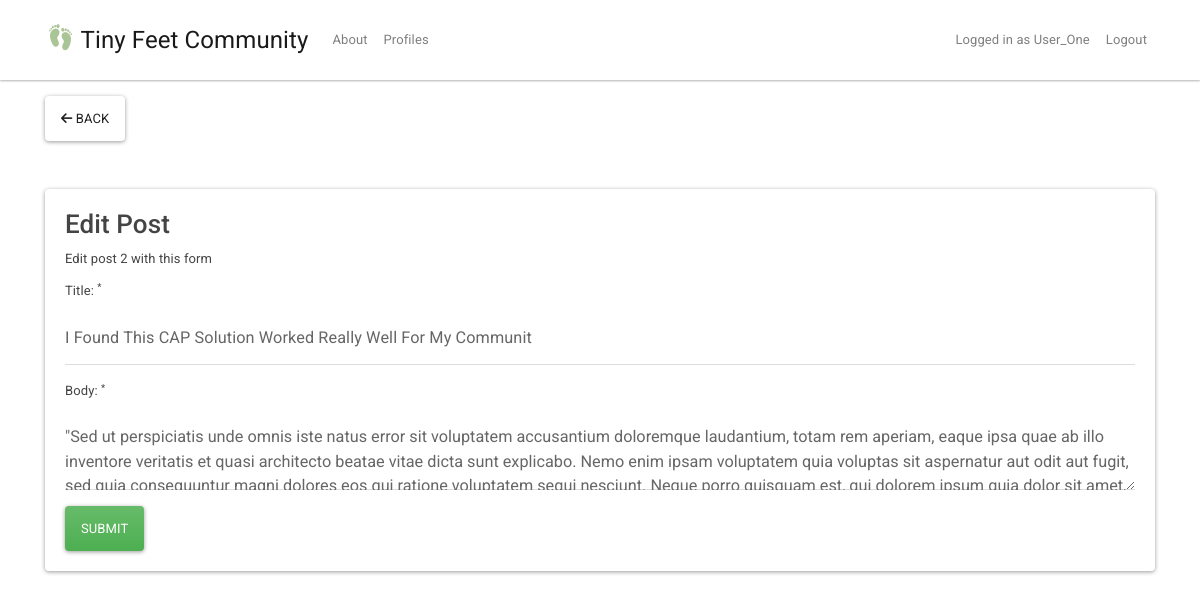
/posts/edit/2 (signed in), run on an earlier commit of the app's database.
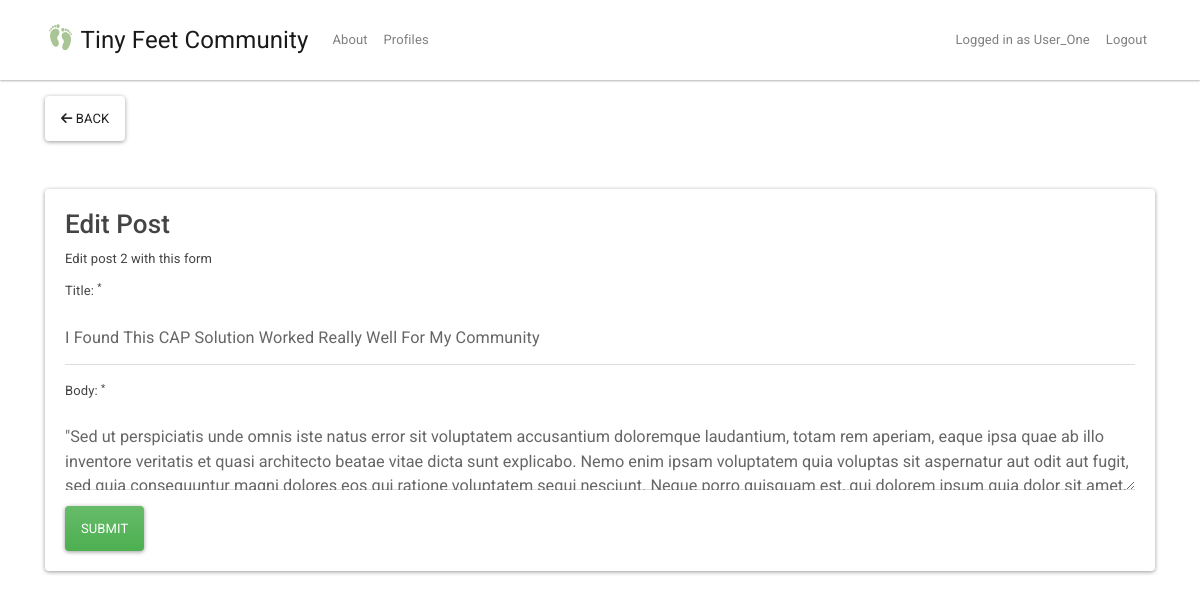
And on a later commit of the database.
### tables this page shows
CREATE TABLE `Posts` (
  `id` int(11) NOT NULL,
  `user_id` int(200) DEFAULT NULL,
  `topic` varchar(50) DEFAULT NULL,
  `title` varchar(200) DEFAULT NULL,
  `body` text,
  `created_at` datetime DEFAULT CURRENT_TIMESTAMP
);

### app/libraries/Core.php (called while the page is built, shortened)
<?php
class Core
{
  protected $currentMethod = 'index';
  public function __construct()
  {
    $url = $this->getUrl();
    if (file_exists('../app/controllers/' . ucwords($url[0]) . '.php')) {
      unset($url[0]);
    }
    $this->currentController = new $this->currentController;
    if (isset($url[1])) {
      if (method_exists($this->currentController, $url[1])) {
        $this->currentMethod = $url[1];
        unset($url[1]);
      }
    }
    $this->params = $url ? array_values($url) : [];
    call_user_func_array([$this->currentController, $this->currentMethod], $this->params);
  }
  public function getUrl()
  {
    if (isset($_GET['url'])) {
      $url = rtrim($_GET['url'], '/');
      $url = filter_var($url, FILTER_SANITIZE_URL);
      $url = explode('/', $url);
      return $url;
    }
  }
}

### public/index.php (called while the page is built, shortened)
<?php
    $init = new Core;

### app/models/Post.php (called while the page is built, shortened)
<?php
    class Post {
        private $host = DB_HOST;
        private $user = DB_USER;
        private $pass = DB_PASS;
        private $dbname = DB_NAME;
        private $db;
        public function __construct() {
            $dsn = 'mysql:host=' . $this->host . ';dbname=' . $this->dbname;
            $options = array(
            );
            try{
              $this->db = new PDO($dsn, $this->user, $this->pass, $options);
            } catch(PDOException $e){
              $this->error = $e->getMessage();
              echo $this->error;
            }
        }
        public function getPostById($id){
            $query = 'SELECT * FROM Posts WHERE id = :id';
            $stmt = $this->db->prepare($query);
            $stmt->bindValue(':id', $id);
            if ($stmt->execute()){
                $row = $stmt->fetch();
                return $row;
            } else return false;
        }
    }

### app/views/posts/edit.php (the view, shortened to what this page needs)
<?php require APPROOT . '/views/inc/header.php'; ?>
<a href="<?php echo URLROOT; ?>/posts/show/<?php echo $data['id']; ?>" class="btn btn-light"><i class="fa fa-arrow-left"></i> Back</a>
<div class="card card-body bg-light mt-5">
    <h2>Edit Post</h2>
    <p>Edit post <?php echo $data['id']; ?> with this form</p>
    <form action="<?php echo URLROOT; ?>/posts/edit/<?php echo $data['id']; ?>" method="post">
        <div class="form-group">
            <label for="title">Title: <sup>*</sup></label>
            <input type="text" name="title" class="form-control form-control-lg
            <?php echo (!empty($data['title_err'])) ? 'is-invalid' : ''; ?>"
            value="<?php echo $data['title']; ?>">
        </div>
        <div class="form-group">
            <label for="body">Body: <sup>*</sup></label>
            <textarea name="body" class="form-control form-control-lg <?php echo (!empty($data['body_err'])) ? 'is-invalid' : ''; ?>"><?php echo $data['body']; ?></textarea>
        </div>
        <input type="submit" class="btn btn-success" value="Submit">
    </form>
</div>
<?php require APPROOT . '/views/inc/footer.php'; ?>

What changed in the data, as far as the page shows it:
changed posts id 2: title "I Found This CAP Solution Worked Really Well For My Communit" → "I Found This CAP Solution Worked Really Well For My Community"
